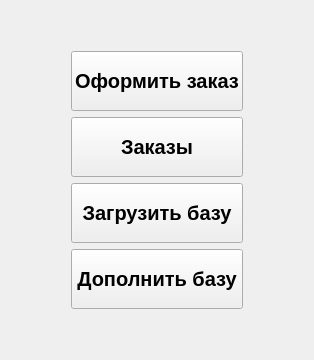
      <widget class="QWidget" name="page_3">
       <layout class="QVBoxLayout" name="verticalLayout_20">
        <item>
         <layout class="QVBoxLayout" name="verticalLayout_14" stretch="0,0,0,10,1,0">
          <property name="sizeConstraint">
           <enum>QLayout::SetDefaultConstraint</enum>
          </property>
          <property name="leftMargin">
           <number>60</number>
          </property>
          <property name="topMargin">
           <number>0</number>
          </property>
          <property name="rightMargin">
           <number>60</number>
          </property>
          <item>
           <spacer name="verticalSpacer_8">
            <property name="orientation">
             <enum>Qt::Vertical</enum>
            </property>
            <property name="sizeHint" stdset="0">
             <size>
              <width>20</width>
              <height>40</height>
             </size>
            </property>
           </spacer>
          </item>
          <item>
           <widget class="QPushButton" name="pushButton">
            <property name="sizePolicy">
             <sizepolicy hsizetype="Preferred" vsizetype="Fixed">
              <horstretch>0</horstretch>
              <verstretch>0</verstretch>
             </sizepolicy>
            </property>
            <property name="minimumSize">
             <size>
              <width>0</width>
              <height>60</height>
             </size>
            </property>
            <property name="font">
             <font>
              <pointsize>15</pointsize>
              <bold>true</bold>
             </font>
            </property>
            <property name="text">
             <string>Оформить заказ</string>
            </property>
            <property name="iconSize">
             <size>
              <width>40</width>
              <height>40</height>
             </size>
            </property>
            <property name="autoRepeat">
             <bool>false</bool>
            </property>
            <property name="autoExclusive">
             <bool>false</bool>
            </property>
           </widget>
          </item>
          <item>
           <widget class="QPushButton" name="pushButton_22">
            <property name="minimumSize">
             <size>
              <width>0</width>
              <height>60</height>
             </size>
            </property>
            <property name="font">
             <font>
              <family>Ubuntu</family>
              <pointsize>15</pointsize>
              <bold>true</bold>
             </font>
            </property>
            <property name="text">
             <string>Заказы</string>
            </property>
           </widget>
          </item>
          <item>
           <widget class="QPushButton" name="pushButton_2">
            <property name="minimumSize">
             <size>
              <width>0</width>
              <height>60</height>
             </size>
            </property>
            <property name="font">
             <font>
              <pointsize>15</pointsize>
              <bold>true</bold>
             </font>
            </property>
            <property name="text">
             <string>Загрузить базу</string>
            </property>
            <property name="autoRepeat">
             <bool>false</bool>
            </property>
            <property name="autoExclusive">
             <bool>false</bool>
            </property>
           </widget>
          </item>
          <item>
           <widget class="QPushButton" name="pushButton_3">
            <property name="minimumSize">
             <size>
              <width>0</width>
              <height>60</height>
             </size>
            </property>
            <property name="font">
             <font>
              <pointsize>15</pointsize>
              <bold>true</bold>
             </font>
            </property>
            <property name="text">
             <string>Дополнить базу</string>
            </property>
            <property name="autoRepeat">
             <bool>false</bool>
            </property>
            <property name="autoExclusive">
             <bool>false</bool>
            </property>
           </widget>
          </item>
          <item>
           <spacer name="verticalSpacer_3">
            <property name="orientation">
             <enum>Qt::Vertical</enum>
            </property>
            <property name="sizeHint" stdset="0">
             <size>
              <width>20</width>
              <height>40</height>
             </size>
            </property>
           </spacer>
          </item>
         </layout>
        </item>
       </layout>
      </widget>
